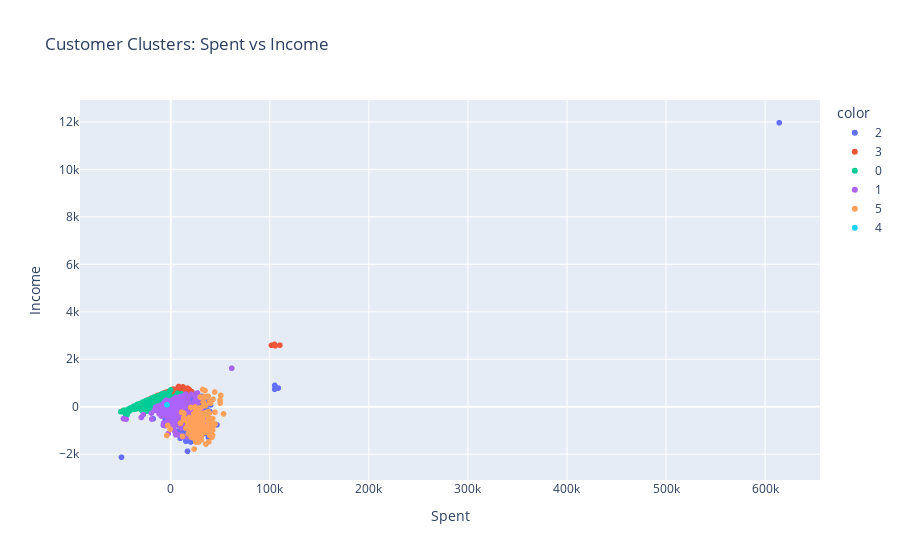

The notebook cell this image was saved under:
### Code cell
# Create scatter plot
fig = px.scatter(
    data_frame=X_pca,
    x="PC1",
    y="PC2",
    color=labels.astype(str),
    title="Customer Clusters: Spent vs Income"
)
fig.update_layout(xaxis_title="Spent", 
                  yaxis_title="Income")
fig.show()

### Figure 1 — Plotly figure (JSON) as saved in the notebook; plotly's stock layout.template omitted (floating-point values rounded to 4 significant figures; data arrays with more than 128 entries replaced by an {"elided": "..."} marker saying what was removed)
{"data": [{"hovertemplate": "color=2<br>PC1=%{x}<br>PC2=%{y}<extra></extra>", "legendgroup": "2", "marker": {"color": "#636efa", "symbol": "circle"}, "mode": "markers", "name": "2", "showlegend": true, "type": "scattergl", "x": {"elided": "425 float values"}, "xaxis": "x", "y": {"elided": "425 float values"}, "yaxis": "y"}, {"hovertemplate": "color=3<br>PC1=%{x}<br>PC2=%{y}<extra></extra>", "legendgroup": "3", "marker": {"color": "#EF553B", "symbol": "circle"}, "mode": "markers", "name": "3", "showlegend": true, "type": "scattergl", "x": {"elided": "552 float values"}, "xaxis": "x", "y": {"elided": "552 float values"}, "yaxis": "y"}, {"hovertemplate": "color=0<br>PC1=%{x}<br>PC2=%{y}<extra></extra>", "legendgroup": "0", "marker": {"color": "#00cc96", "symbol": "circle"}, "mode": "markers", "name": "0", "showlegend": true, "type": "scattergl", "x": {"elided": "583 float values"}, "xaxis": "x", "y": {"elided": "583 float values"}, "yaxis": "y"}, {"hovertemplate": "color=1<br>PC1=%{x}<br>PC2=%{y}<extra></extra>", "legendgroup": "1", "marker": {"color": "#ab63fa", "symbol": "circle"}, "mode": "markers", "name": "1", "showlegend": true, "type": "scattergl", "x": {"elided": "486 float values"}, "xaxis": "x", "y": {"elided": "486 float values"}, "yaxis": "y"}, {"hovertemplate": "color=5<br>PC1=%{x}<br>PC2=%{y}<extra></extra>", "legendgroup": "5", "marker": {"color": "#FFA15A", "symbol": "circle"}, "mode": "markers", "name": "5", "showlegend": true, "type": "scattergl", "x": {"elided": "168 float values"}, "xaxis": "x", "y": {"elided": "168 float values"}, "yaxis": "y"}, {"hovertemplate": "color=4<br>PC1=%{x}<br>PC2=%{y}<extra></extra>", "legendgroup": "4", "marker": {"color": "#19d3f3", "symbol": "circle"}, "mode": "markers", "name": "4", "showlegend": true, "type": "scattergl", "x": [-3818.0, -3818.0], "xaxis": "x", "y": [81.29, 81.29], "yaxis": "y"}], "layout": {"legend": {"title": {"text": "color"}, "tracegroupgap": 0}, "title": {"text": "Customer Clusters: Spent vs Income"}, "xaxis": {"anchor": "y", "domain": [0, 1], "title": {"text": "Spent"}}, "yaxis": {"anchor": "x", "domain": [0, 1], "title": {"text": "Income"}}}}
